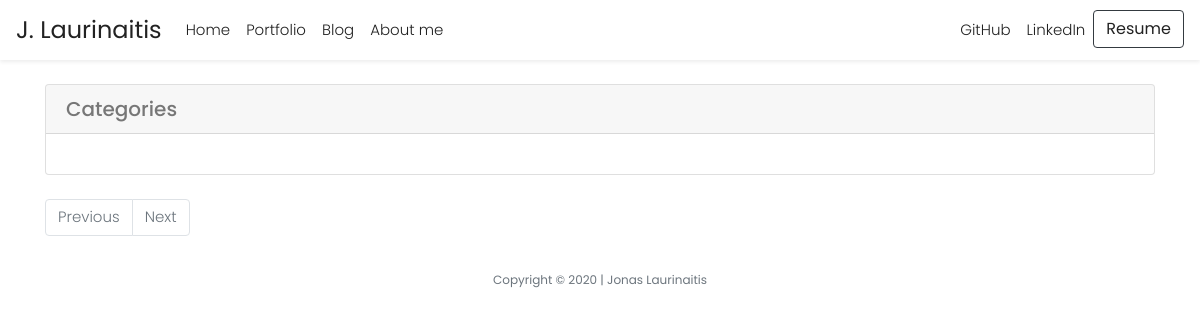
Page /posts/categories/ on the earlier database version.
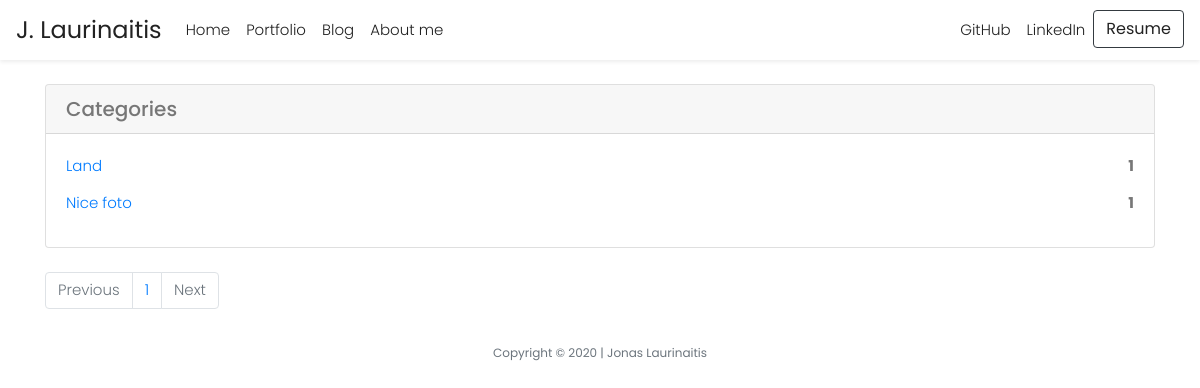
Same page on the later database version.
### models.py (models this page shows, shortened)
class Tag(db.Model):
    id = db.Column(db.Integer, primary_key=True)
    name = db.Column(db.String(64))
    slug = db.Column(db.String(64), unique=True)

### entries/blueprint.py (the view)
@entries.route('/categories/')
def tag_index():
    tags = Tag.query.order_by(Tag.name.asc())
    tags_index = [len(tag.entries.all()) for tag in tags]
    return object_list('entries/tag_index.html', tags, title= "Blog Categories", tags_index=tags_index )

### helpers.py (called while the page is built)
def object_list(template_name, query, paginate_by=20, **context):
    page = request.args.get('page')
    if page and page.isdigit():
        page = int(page)
    else:
        page = 1
    object_list = query.paginate(page, paginate_by)
    return render_template(template_name, object_list=object_list, **context)

### entries/templates/entries/tag_index.html
{% extends "layout.html" %}
{% block main %}
<div class="container">
  <div class="row">
    <div class="col-12">
      <div class="card my-4">
        <h5 class="card-header">Categories</h5>
        <div class="card-body d-flex justify-content-between align-items-center">
          <ul class="list-unstyled mb-0">
            {% for tag in object_list.items %}
            <li class="card-title"><a href="{{ url_for('entries.tag_detail', slug=tag.slug)}}">{{ tag.name }}</a></li>
            {% endfor %}
          </ul>
          <ul class="list-unstyled mb-0">
            {% for tag_index in tags_index %}
            <li class="card-title font-weight-bold">{{ tag_index }}</li>
            {% endfor %}
          </ul>
        </div>
      </div>
      {% include "includes/_page_links.html" %}
    </div>
  </div>
</div>
{% endblock %}

Differences in the rows shown:
added Tag: name "Land"
added Tag: name "Nice foto"
Other differences:
new list line: "1"
